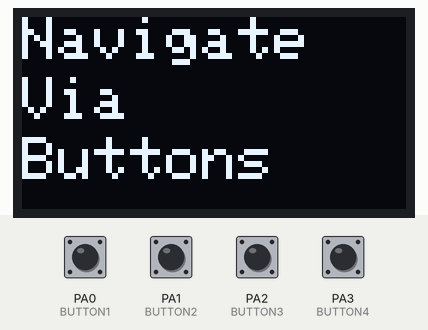
A sketch run on a simulated STM32 Blue Pill. Parts: 128×64 one-colour display. The inputs (shaded band) are chosen by the test bench; at power-on: PA0 (BUTTON1), PA1 (BUTTON2), PA2 (BUTTON3), PA3 (BUTTON4) HIGH.

Above: at 1.2 s.
1.3 s: PA3 (BUTTON4) pulled LOW for 0.15 s
At 1.9 s:
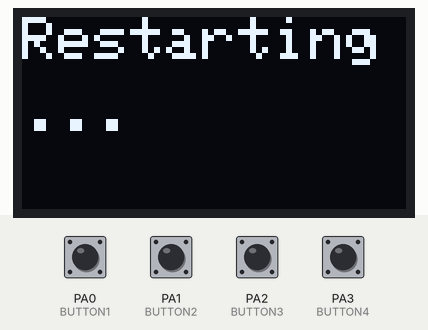
3.6 s: PA0 (BUTTON1) pulled LOW for 0.15 s
At 4.8 s:
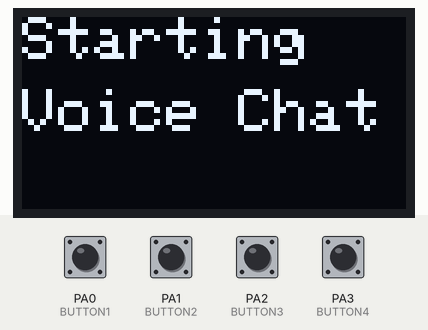
5.2 s: PA1 (BUTTON2) pulled LOW for 0.15 s
At 6.2 s:
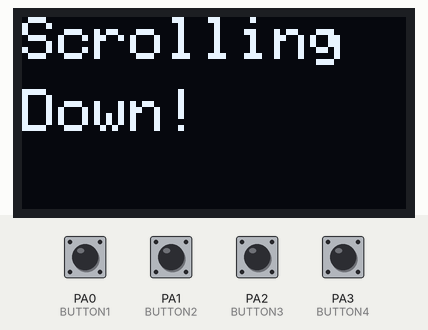
6.8 s: PA2 (BUTTON3) pulled LOW for 0.15 s
At 7.5 s:
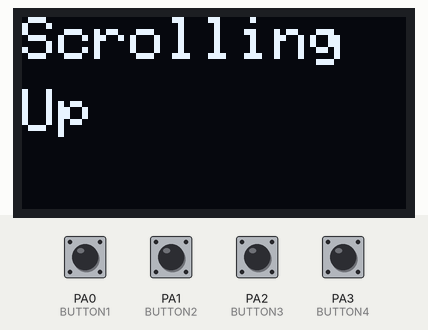
8.4 s: PA0 (BUTTON1) pulled LOW for 1 s
At 8.7 s:
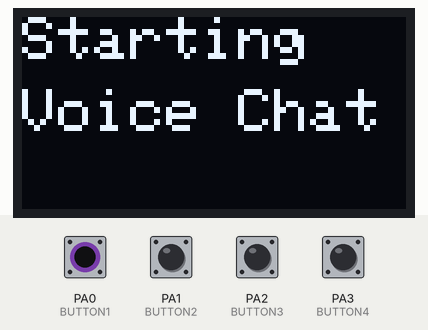
10.9 s: PA1 (BUTTON2) pulled LOW for 1 s
At 11.8 s:
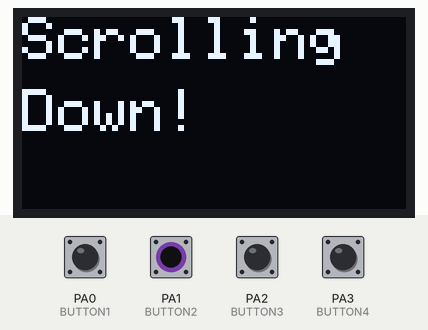
Timing chart, 0 to 13.9 s (numbered marks = the images above; inputs shaded):
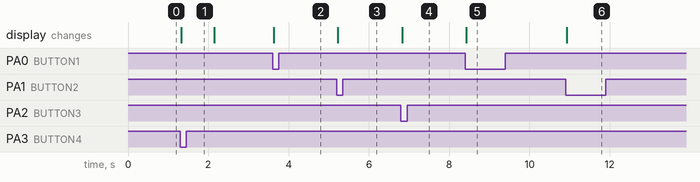

The sketch:

navigate_via_4_buttons.ino
```cpp
#include <Wire.h>
#include <Adafruit_GFX.h>
#include <Adafruit_SSD1306.h>

// OLED display settings
#define SCREEN_WIDTH 128
#define SCREEN_HEIGHT 64
#define OLED_RESET    -1

Adafruit_SSD1306 display(SCREEN_WIDTH, SCREEN_HEIGHT, &Wire, OLED_RESET);

// Button pins
#define BUTTON1 PA0
#define BUTTON2 PA1
#define BUTTON3 PA2
#define BUTTON4 PA3

void setup() {
  Serial.begin(9600);

  // Initialize OLED
  if (!display.begin(SSD1306_SWITCHCAPVCC, 0x3C)) {
    Serial.println(F("OLED not found"));
    while (1);
  }

  showStartScreen();

  // Set buttons as input with pull-up
  pinMode(BUTTON1, INPUT_PULLUP);
  pinMode(BUTTON2, INPUT_PULLUP);
  pinMode(BUTTON3, INPUT_PULLUP);
  pinMode(BUTTON4, INPUT_PULLUP);
}

void loop() {
  if (digitalRead(BUTTON1) == LOW) {
    showMessage("Starting", "Voice Chat");
    delay(300);
  }

  if (digitalRead(BUTTON2) == LOW) {
    showMessage("Scrolling", "Down!");
    delay(300);
  }

  if (digitalRead(BUTTON3) == LOW) {
    showMessage("Scrolling", "Up");
    delay(300);
  }

  if (digitalRead(BUTTON4) == LOW) {
    showMessage("Restarting", "...");
    delay(800);
    showStartScreen();
    delay(300);
  }
}

void showMessage(String line1, String line2) {
  display.clearDisplay();
  display.setTextSize(2);  // Bigger text
  display.setTextColor(SSD1306_WHITE);
  display.setCursor(0, 0);
  display.println(line1);
  display.setCursor(0, 24);  // move down for second line
  display.println(line2);
  display.display();
}

void showStartScreen() {
  display.clearDisplay();
  display.setTextSize(2);
  display.setTextColor(SSD1306_WHITE);
  display.setCursor(0, 0);
  display.println("Navigate");
  display.setCursor(0, 20);
  display.println("Via");
  display.setCursor(0, 40);
  display.println("Buttons");
  display.display();
}
```

Measured:
- after the input at 1.3 s, the display: changes at once (image 1)
- after the input at 3.6 s, the display: changes at once (image 2)
- after the input at 5.2 s, the display: changes at once (image 3)
- after the input at 6.8 s, the display: changes at once (image 4)
- after the input at 8.4 s, the display: changes at once (image 5)
- after the input at 10.9 s, the display: changes at once (image 6)
